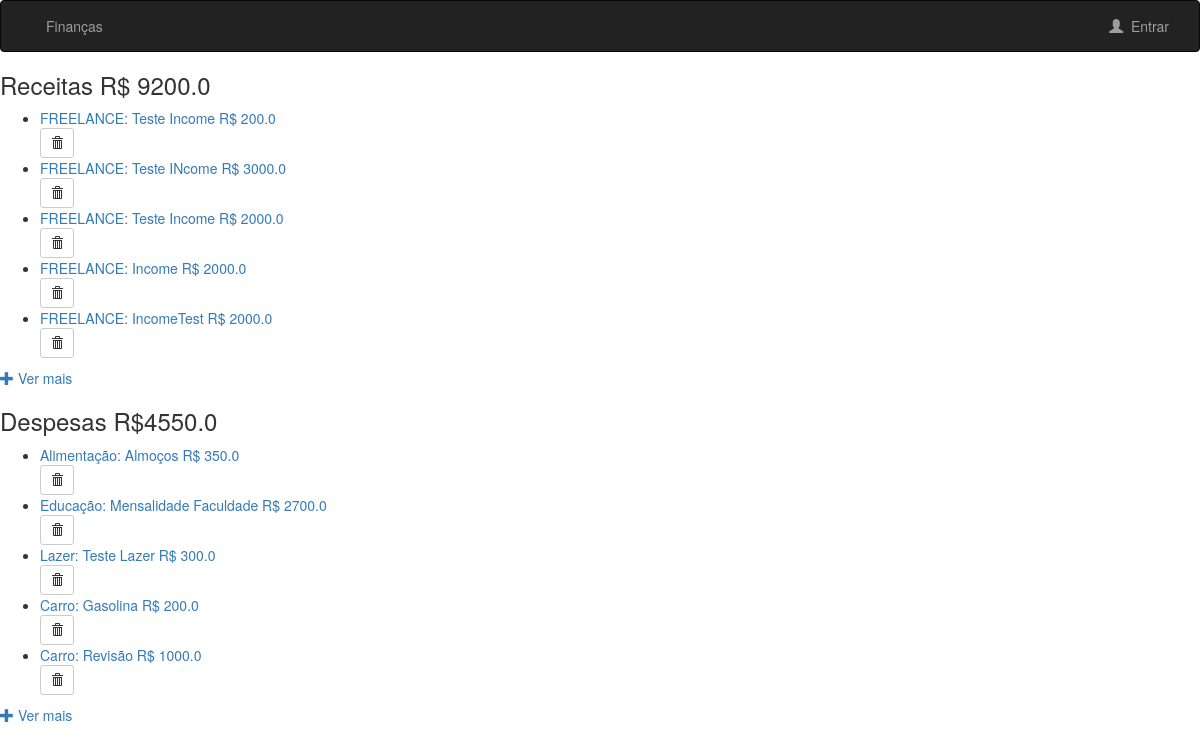
The app's page /finances/ (signed in) with its own data.
### finances/models.py (models this page shows, shortened)
class Entry(models.Model):
    agent = models.ForeignKey(User, on_delete=models.CASCADE)
    category = models.ForeignKey(Category, on_delete=models.CASCADE)
    description = models.CharField(max_length=100)
    amount = models.FloatField()
    entry_date = models.DateField(default=timezone.now)
    objects = EntryManager()

class Category(models.Model):
    INCOME = 'IN'
    EXPENSE = 'EX'
    ENTRY_TYPE_CHOICES = (
        (INCOME, 'INCOME'),
        (EXPENSE, 'EXPENSE'),
    )
    entries_type = models.CharField(
        max_length=2,
        choices=ENTRY_TYPE_CHOICES,
        default= EXPENSE,
    )
    description = models.CharField(max_length=100)

### finances/views.py (the view)
# urls.py: path('', views.IndexView.as_view(), name='index'),
class IndexView(LoginRequiredMixin, View):
    template_name = 'finances/index.html'
    login_url = 'finances:login_user'
    def get(self, request):
      return get_list_entries(request, 5, self.template_name)

### finances/models.py (called while the page is built)
    def get_entries(self, user, month, year, limit, entry_type):
        try:
            return self.order_by('entry_date').filter(
                agent=user, category__in=Category.objects.filter(entries_type__in=entry_type),
                entry_date__month=month, entry_date__year=year
                )[:limit]
        except ObjectDoesNotExist:
            return None

    def get_incomes(self, user, month, year, limit):
        return self.get_entries(user, month, year, limit, [('IN')])

    def get_expenses(self, user, month, year, limit):
        return self.get_entries(user, month, year, limit, [('EX')])

    def get_all_entries(self, user, month, year, limit):
        return self.get_entries(user, month, year, limit, [('IN'), ('EX')])

    def get_entries_amount(self, user, entries):
        return entries.aggregate(Sum('amount'))

    def get_amount_expenses_by_category(self, user, month, year, limit):
        expenses = self.get_expenses(user, month, year, limit)
        return expenses.order_by('category__description').values('category__description').annotate(Sum('amount'))

    def get_expenses_by_category(self, user, month, year, limit):
        expenses = self.get_expenses(user, month, year, limit).values('category__description', 'description', 'amount', 'entry_date')
        return expenses.order_by('category__description', 'entry_date')

### finances/views.py (called while the page is built)
def get_months():
    months = []
    for i in range(1,13):
        months.append((i, calendar.month_name[i]))
    return months

def get_years(current_year, limit):
    years = []
    for i in range(current_year - limit, current_year + limit):
        years.append(i)
    return years

def get_list_expenses_by_category(request, limit, month, year):
    expenses =  Entry.objects.get_expenses_by_category(request.user, month, year, None)
    expenses_by_category = {}
    for result in expenses:
        key = result['category__description']
        if result['category__description'] in expenses_by_category:
            expenses_by_category[result['category__description']].append([
            result['entry_date'],
            result['description'],
            result['amount']
            ])
        else:
            expenses_by_category.setdefault(key, [])
            expenses_by_category[key].append([
            result['entry_date'],
            result['description'],
            result['amount']
            ])
    return expenses_by_category

### finances/templates/finances/index.html (shortened to what this page needs)
{% extends 'finances/base_anonymous.html' %}
{% block body %}
{% if incomes %}
<h3>Receitas R$ {{total_incomes.amount__sum}}</h3>
<ul>
    {% for income in incomes %}
    <li><a href = "/finances/{{income.id}}/">{{income.category.description}}: {{income.description}} R$ {{income.amount}}</a></li>
    <form action="{% url 'finances:delete_entry' income.id %}" method="post" style="display: inline;">
        <button type="submit" class="btn btn-default btn-sm">
            <span class="glyphicon glyphicon-trash"></span>
        </button>
    </form>
    {% endfor %}
</ul>
{% else %}
<h3> Você não possui receitas </h3>
{% endif %}
<a href="{% url 'finances:list_entry' %}"> <span class="glyphicon glyphicon-plus"></span>&nbsp;Ver mais</a>
{% if expenses %}
<h3>Despesas R${{total_expenses.amount__sum}}</h3>
<ul>
    {% for expense in expenses %}
    <li><a href = "/finances/{{expense.id}}/">{{expense.category.description}}: {{expense.description}} R$ {{expense.amount}}</a></li>
    <form action="{% url 'finances:delete_entry' expense.id %}" method="post" style="display: inline;">
        <button type="submit" class="btn btn-default btn-sm">
            <span class="glyphicon glyphicon-trash"></span>
        </button>
    </form>
    {% endfor %}
</ul>
{% else %}
<h3> Você não possui despesas </h3>
{% endif %}
<a href="{% url 'finances:list_entry' %}"> <span class="glyphicon glyphicon-plus"></span>&nbsp;Ver mais</a>
{% endblock %}

### records on screen
Entry: category.description "FREELANCE", description "Teste Income", amount "200.0"
Entry: category.description "FREELANCE", description "Teste INcome", amount "3000.0"
Entry: category.description "FREELANCE", description "Teste Income", amount "2000.0"
Entry: category.description "FREELANCE", description "Income", amount "2000.0"
Entry: category.description "FREELANCE", description "IncomeTest", amount "2000.0"
Entry: category.description "Alimentação", description "Almoços", amount "350.0"
Entry: category.description "Educação", description "Mensalidade Faculdade", amount "2700.0"
Entry: category.description "Lazer", description "Teste Lazer", amount "300.0"
Entry: category.description "Carro", description "Gasolina", amount "200.0"
Entry: category.description "Carro", description "Revisão", amount "1000.0"

### other values on screen
{{ total_incomes.amount__sum }} "9200.0"
{{ total_expenses.amount__sum }} "4550.0"
